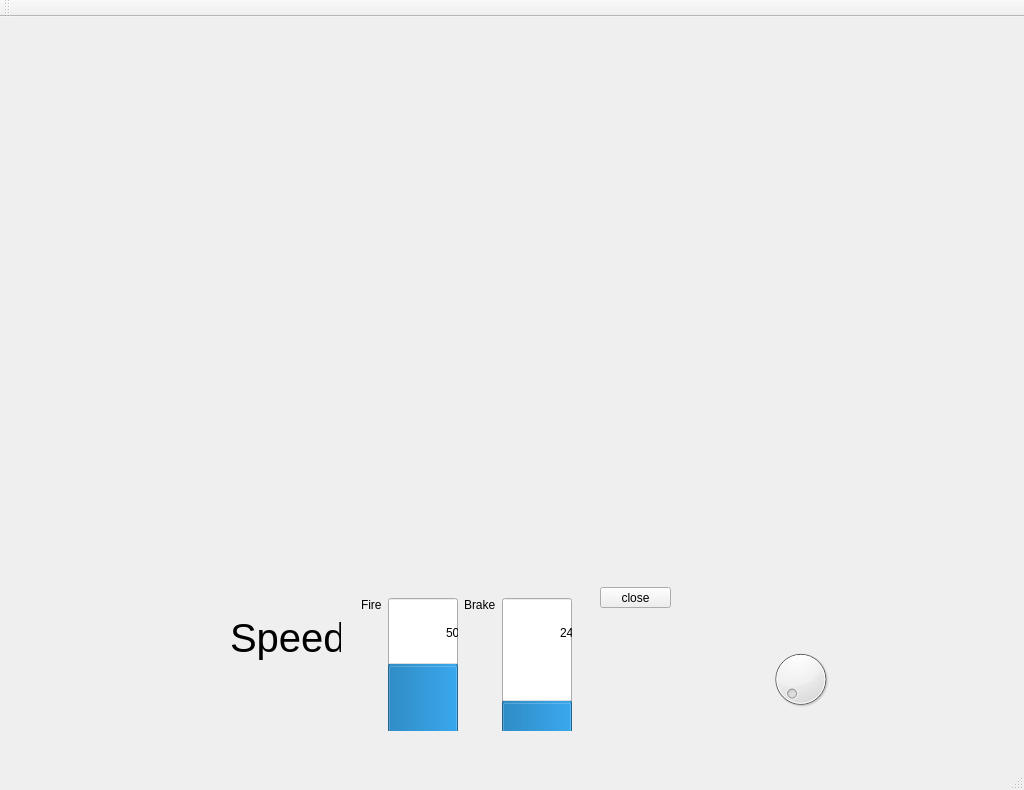
<?xml version="1.0" encoding="UTF-8"?>
<ui version="4.0">
 <class>MainWindow</class>
 <widget class="QMainWindow" name="MainWindow">
  <property name="geometry">
   <rect>
    <x>0</x>
    <y>0</y>
    <width>1024</width>
    <height>790</height>
   </rect>
  </property>
  <property name="minimumSize">
   <size>
    <width>1024</width>
    <height>790</height>
   </size>
  </property>
  <property name="maximumSize">
   <size>
    <width>1024</width>
    <height>790</height>
   </size>
  </property>
  <property name="sizeIncrement">
   <size>
    <width>400</width>
    <height>400</height>
   </size>
  </property>
  <property name="windowTitle">
   <string>MainWindow</string>
  </property>
  <widget class="QWidget" name="centralWidget">
   <widget class="QDial" name="dial">
    <property name="geometry">
     <rect>
      <x>760</x>
      <y>630</y>
      <width>81</width>
      <height>64</height>
     </rect>
    </property>
   </widget>
   <widget class="QLabel" name="label">
    <property name="geometry">
     <rect>
      <x>0</x>
      <y>0</y>
      <width>441</width>
      <height>351</height>
     </rect>
    </property>
    <property name="text">
     <string/>
    </property>
   </widget>
   <widget class="QPushButton" name="pb_close">
    <property name="geometry">
     <rect>
      <x>600</x>
      <y>570</y>
      <width>71</width>
      <height>21</height>
     </rect>
    </property>
    <property name="text">
     <string>close</string>
    </property>
   </widget>
   <widget class="QLabel" name="label_4">
    <property name="geometry">
     <rect>
      <x>230</x>
      <y>590</y>
      <width>111</width>
      <height>61</height>
     </rect>
    </property>
    <property name="font">
     <font>
      <pointsize>30</pointsize>
     </font>
    </property>
    <property name="text">
     <string>Speed</string>
    </property>
    <property name="textFormat">
     <enum>Qt::AutoText</enum>
    </property>
   </widget>
   <widget class="QWidget" name="">
    <property name="geometry">
     <rect>
      <x>350</x>
      <y>570</y>
      <width>243</width>
      <height>144</height>
     </rect>
    </property>
    <layout class="QFormLayout" name="formLayout_5">
     <item row="0" column="0">
      <layout class="QFormLayout" name="formLayout_4">
       <item row="0" column="0">
        <layout class="QFormLayout" name="formLayout_3">
         <item row="0" column="0">
          <widget class="QLabel" name="label_2">
           <property name="text">
            <string>Fire</string>
           </property>
          </widget>
         </item>
         <item row="1" column="0">
          <spacer name="verticalSpacer_2">
           <property name="orientation">
            <enum>Qt::Vertical</enum>
           </property>
           <property name="sizeHint" stdset="0">
            <size>
             <width>20</width>
             <height>108</height>
            </size>
           </property>
          </spacer>
         </item>
        </layout>
       </item>
       <item row="0" column="1">
        <widget class="QProgressBar" name="progressBar">
         <property name="minimumSize">
          <size>
           <width>70</width>
           <height>140</height>
          </size>
         </property>
         <property name="maximumSize">
          <size>
           <width>70</width>
           <height>140</height>
          </size>
         </property>
         <property name="cursor">
          <cursorShape>IBeamCursor</cursorShape>
         </property>
         <property name="mouseTracking">
          <bool>false</bool>
         </property>
         <property name="value">
          <number>50</number>
         </property>
         <property name="alignment">
          <set>Qt::AlignCenter</set>
         </property>
         <property name="textVisible">
          <bool>true</bool>
         </property>
         <property name="orientation">
          <enum>Qt::Vertical</enum>
         </property>
         <property name="invertedAppearance">
          <bool>false</bool>
         </property>
         <property name="textDirection">
          <enum>QProgressBar::TopToBottom</enum>
         </property>
         <property name="format">
          <string extracomment="sfvsd">%p%</string>
         </property>
        </widget>
       </item>
      </layout>
     </item>
     <item row="0" column="1">
      <layout class="QFormLayout" name="formLayout_2">
       <item row="0" column="0">
        <layout class="QFormLayout" name="formLayout">
         <item row="0" column="0">
          <widget class="QLabel" name="label_3">
           <property name="text">
            <string>Brake</string>
           </property>
          </widget>
         </item>
         <item row="1" column="0">
          <spacer name="verticalSpacer">
           <property name="orientation">
            <enum>Qt::Vertical</enum>
           </property>
           <property name="sizeHint" stdset="0">
            <size>
             <width>20</width>
             <height>98</height>
            </size>
           </property>
          </spacer>
         </item>
        </layout>
       </item>
       <item row="0" column="1">
        <widget class="QProgressBar" name="progressBar_2">
         <property name="minimumSize">
          <size>
           <width>70</width>
           <height>140</height>
          </size>
         </property>
         <property name="maximumSize">
          <size>
           <width>70</width>
           <height>140</height>
          </size>
         </property>
         <property name="value">
          <number>24</number>
         </property>
         <property name="orientation">
          <enum>Qt::Vertical</enum>
         </property>
         <property name="textDirection">
          <enum>QProgressBar::TopToBottom</enum>
         </property>
         <property name="format">
          <string>%p%</string>
         </property>
        </widget>
       </item>
      </layout>
     </item>
    </layout>
   </widget>
   <zorder>dial</zorder>
   <zorder>progressBar_2</zorder>
   <zorder>label</zorder>
   <zorder>pb_close</zorder>
   <zorder>label_2</zorder>
   <zorder>progressBar</zorder>
   <zorder>label_3</zorder>
   <zorder>verticalSpacer</zorder>
   <zorder>verticalSpacer_2</zorder>
   <zorder>label_4</zorder>
  </widget>
  <widget class="QMenuBar" name="menuBar">
   <property name="geometry">
    <rect>
     <x>0</x>
     <y>0</y>
     <width>1024</width>
     <height>27</height>
    </rect>
   </property>
  </widget>
  <widget class="QToolBar" name="mainToolBar">
   <attribute name="toolBarArea">
    <enum>TopToolBarArea</enum>
   </attribute>
   <attribute name="toolBarBreak">
    <bool>false</bool>
   </attribute>
  </widget>
  <widget class="QStatusBar" name="statusBar"/>
 </widget>
 <layoutdefault spacing="6" margin="11"/>
 <resources/>
 <connections/>
</ui>
